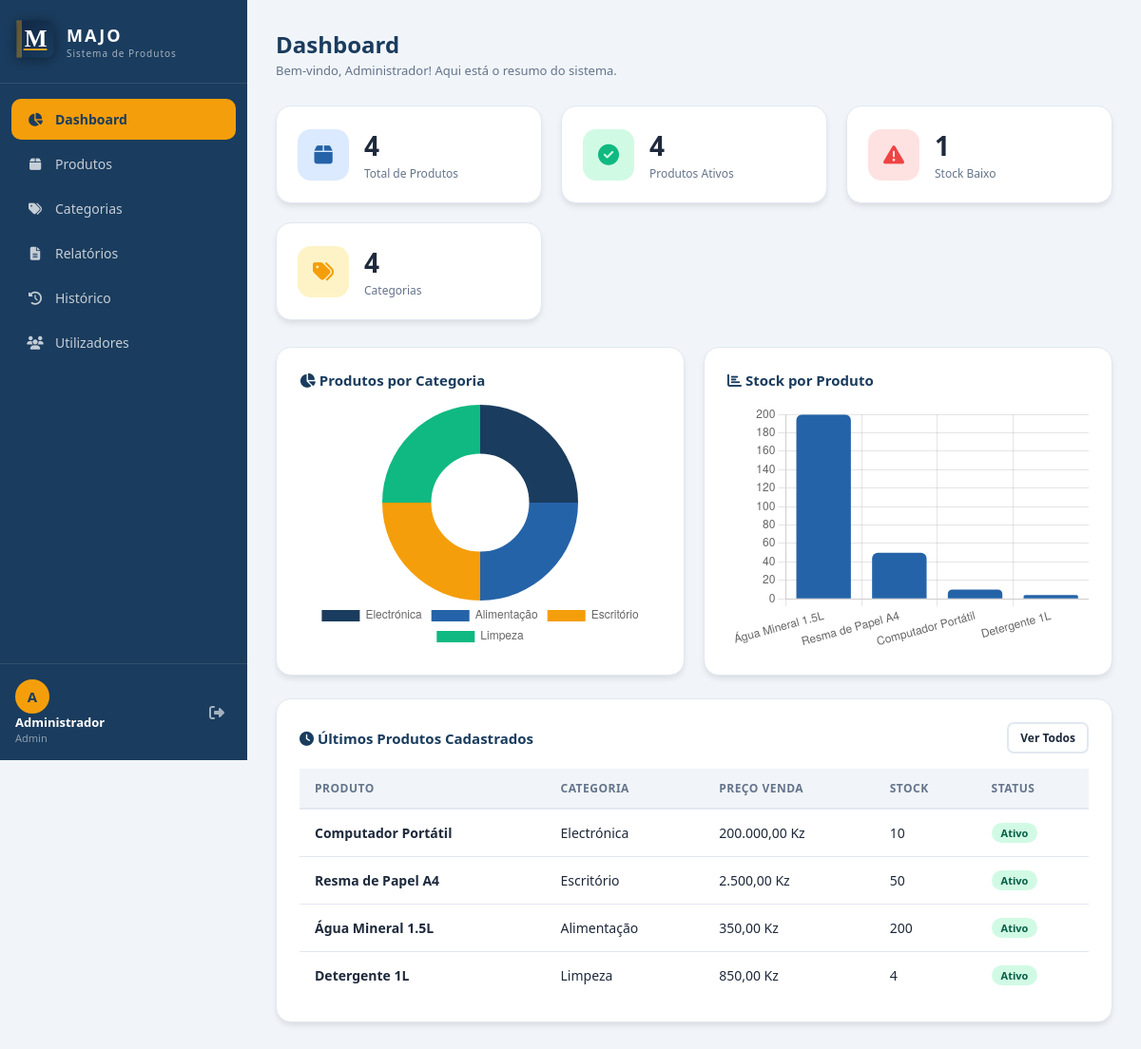
The app's page /pages/dashboard.php (signed in) with its own data.
### tables this page shows
CREATE TABLE IF NOT EXISTS produtos (
    id INT AUTO_INCREMENT PRIMARY KEY,
    codigo VARCHAR(50) NOT NULL UNIQUE,
    nome VARCHAR(150) NOT NULL,
    descricao TEXT,
    categoria_id INT,
    preco_compra DECIMAL(10,2) DEFAULT 0.00,
    preco_venda DECIMAL(10,2) DEFAULT 0.00,
    margem_lucro DECIMAL(5,2) DEFAULT 0.00,
    quantidade_stock INT DEFAULT 0,
    stock_minimo INT DEFAULT 5,
    unidade_medida VARCHAR(20) DEFAULT 'un',
    imagem VARCHAR(255),
    codigo_barras VARCHAR(100),
    status ENUM('ativo', 'inativo') DEFAULT 'ativo',
    criado_por INT,
    criado_em TIMESTAMP DEFAULT CURRENT_TIMESTAMP,
    atualizado_em TIMESTAMP DEFAULT CURRENT_TIMESTAMP ON UPDATE CURRENT_TIMESTAMP,
    FOREIGN KEY (categoria_id) REFERENCES categorias(id) ON DELETE SET NULL,
    FOREIGN KEY (criado_por) REFERENCES utilizadores(id) ON DELETE SET NULL
);

CREATE TABLE IF NOT EXISTS categorias (
    id INT AUTO_INCREMENT PRIMARY KEY,
    nome VARCHAR(100) NOT NULL,
    descricao TEXT,
    criado_em TIMESTAMP DEFAULT CURRENT_TIMESTAMP
);

### includes/sessao.php (called while the page is built, shortened)
<?php
function formatarPreco($valor) {
    return number_format((float)$valor, 2, ',', '.') . ' Kz';
}

### pages/dashboard.php (the view, shortened to what this page needs)
<?php
require_once '../includes/sessao.php';
require_once '../includes/conexao.php';
$total_produtos = $conn->query("SELECT COUNT(*) as total FROM produtos")->fetch_assoc()['total'];
$total_ativos = $conn->query("SELECT COUNT(*) as total FROM produtos WHERE status='ativo'")->fetch_assoc()['total'];
$stock_baixo = $conn->query("SELECT COUNT(*) as total FROM produtos WHERE quantidade_stock <= stock_minimo")->fetch_assoc()['total'];
$total_categorias = $conn->query("SELECT COUNT(*) as total FROM categorias")->fetch_assoc()['total'];
$ultimos = $conn->query("
    SELECT p.nome, p.preco_venda, p.quantidade_stock, p.status, c.nome as categoria, p.criado_em
    FROM produtos p
    LEFT JOIN categorias c ON p.categoria_id = c.id
    ORDER BY p.criado_em DESC LIMIT 5
");
$dados_grafico = $conn->query("
    SELECT c.nome, COUNT(p.id) as quantidade
    FROM categorias c
    LEFT JOIN produtos p ON p.categoria_id = c.id
    GROUP BY c.id, c.nome
");
$labels_grafico = []; $valores_grafico = [];
while ($row = $dados_grafico->fetch_assoc()) {
    $labels_grafico[] = $row['nome'];
    $valores_grafico[] = $row['quantidade'];
}
$dados_stock = $conn->query("SELECT nome, quantidade_stock FROM produtos ORDER BY quantidade_stock DESC LIMIT 6");
$labels_stock = []; $valores_stock = [];
while ($row = $dados_stock->fetch_assoc()) {
    $labels_stock[] = $row['nome'];
    $valores_stock[] = $row['quantidade_stock'];
}
require_once '../includes/header.php';
?>
<div class="page-header">
    <div>
        <div class="page-titulo">Dashboard</div>
        <div class="page-subtitulo">Bem-vindo, <?= htmlspecialchars($_SESSION['nome']) ?>! Aqui está o resumo do sistema.</div>
    </div>
</div>
<div class="cards-grid">
    <div class="card-stat">
        <div class="card-stat-icon icon-azul"><i class="fas fa-box"></i></div>
        <div>
            <div class="card-stat-valor"><?= $total_produtos ?></div>
            <div class="card-stat-label">Total de Produtos</div>
        </div>
    </div>
    <div class="card-stat">
        <div class="card-stat-icon icon-verde"><i class="fas fa-check-circle"></i></div>
        <div>
            <div class="card-stat-valor"><?= $total_ativos ?></div>
            <div class="card-stat-label">Produtos Ativos</div>
        </div>
    </div>
    <div class="card-stat">
        <div class="card-stat-icon icon-vermelho"><i class="fas fa-exclamation-triangle"></i></div>
        <div>
            <div class="card-stat-valor"><?= $stock_baixo ?></div>
            <div class="card-stat-label">Stock Baixo</div>
        </div>
    </div>
    <div class="card-stat">
        <div class="card-stat-icon icon-laranja"><i class="fas fa-tags"></i></div>
        <div>
            <div class="card-stat-valor"><?= $total_categorias ?></div>
            <div class="card-stat-label">Categorias</div>
        </div>
    </div>
</div>
<div class="graficos-grid">
    <div class="card">
        <h3 style="margin-bottom:16px; font-size:15px; color:var(--primaria)">
            <i class="fas fa-chart-pie"></i> Produtos por Categoria
        </h3>
        <div class="grafico-container">
            <canvas id="grafico-categorias"></canvas>
        </div>
    </div>
    <div class="card">
        <h3 style="margin-bottom:16px; font-size:15px; color:var(--primaria)">
            <i class="fas fa-chart-bar"></i> Stock por Produto
        </h3>
        <div class="grafico-container">
            <canvas id="grafico-stock"></canvas>
        </div>
    </div>
</div>
<div class="card" style="margin-top:24px">
    <div style="display:flex; justify-content:space-between; align-items:center; margin-bottom:16px;">
        <h3 style="font-size:15px; color:var(--primaria)"><i class="fas fa-clock"></i> Últimos Produtos Cadastrados</h3>
        <a href="produtos/listar.php" class="btn btn-outline btn-sm">Ver Todos</a>
    </div>
    <div class="tabela-container">
        <table>
            <thead>
                <tr>
                    <th>Produto</th><th>Categoria</th>
                    <th>Preço Venda</th><th>Stock</th><th>Status</th>
                </tr>
            </thead>
            <tbody>
                <?php while($p = $ultimos->fetch_assoc()): ?>
                <tr>
                    <td><strong><?= htmlspecialchars($p['nome']) ?></strong></td>
                    <td><?= htmlspecialchars($p['categoria'] ?? 'Sem categoria') ?></td>
                    <td><?= formatarPreco($p['preco_venda']) ?></td>
                    <td><?= $p['quantidade_stock'] ?></td>
                    <td><span class="badge badge-<?= $p['status'] ?>"><?= ucfirst($p['status']) ?></span></td>
                </tr>
                <?php endwhile; ?>
            </tbody>
        </table>
    </div>
</div>
<script>
// Gráfico de rosca - Categorias
new Chart(document.getElementById('grafico-categorias'), {
    type: 'doughnut',
    data: {
        labels: <?= json_encode($labels_grafico) ?>,
        datasets: [{
            data: <?= json_encode($valores_grafico) ?>,
            backgroundColor: ['#1a3c5e','#2563a8','#f59e0b','#10b981','#ef4444','#8b5cf6'],
            borderWidth: 0
        }]
    },
    options: { responsive: true, maintainAspectRatio: false, plugins: { legend: { position: 'bottom' } } }
});
// Gráfico de barras - Stock
new Chart(document.getElementById('grafico-stock'), {
    type: 'bar',
    data: {
        labels: <?= json_encode($labels_stock) ?>,
        datasets: [{
            label: 'Quantidade em Stock',
            data: <?= json_encode($valores_stock) ?>,
            backgroundColor: '#2563a8', borderRadius: 6
        }]
    },
    options: {
        responsive: true, maintainAspectRatio: false,
        plugins: { legend: { display: false } },
        scales: { y: { beginAtZero: true } }
    }
});
</script>
<?php require_once '../includes/footer.php'; ?>

### includes/header.php (shortened to what this page needs)
<?php
$pagina_atual = basename($_SERVER['PHP_SELF']);
?>
<!DOCTYPE html>
<html lang="pt">
<head>
    <link rel="stylesheet" href="/majo_system/assets/css/estilo.css">
    <link rel="stylesheet" href="https://cdnjs.cloudflare.com/ajax/libs/font-awesome/6.4.0/css/all.min.css">
</head>
<body>
<div class="sidebar" id="sidebar">
    <div class="sidebar-logo">
        <div class="logo-svg-sidebar">
            <svg xmlns="http://www.w3.org/2000/svg" viewBox="0 0 120 120" width="42" height="42">
                <text x="62" y="82" font-family="Georgia,serif" font-weight="900"
                      font-size="72" fill="white" text-anchor="middle">M</text>
            </svg>
        </div>
        <div class="logo-texto">
            <span class="logo-nome">MAJO</span>
            <span class="logo-sub">Sistema de Produtos</span>
        </div>
    </div>
    <nav class="sidebar-nav">
        <a href="/majo_system/pages/dashboard.php" class="nav-item <?= $pagina_atual == 'dashboard.php' ? 'ativo' : '' ?>">
            <i class="fas fa-chart-pie"></i> <span>Dashboard</span>
        </a>
        <a href="/majo_system/pages/produtos/listar.php" class="nav-item <?= in_array($pagina_atual, ['listar.php','criar.php','editar.php','ver.php']) ? 'ativo' : '' ?>">
            <i class="fas fa-box"></i> <span>Produtos</span>
        </a>
        <a href="/majo_system/pages/categorias/listar.php" class="nav-item <?= $pagina_atual == 'listar.php' && strpos($_SERVER['PHP_SELF'], 'categorias') ? 'ativo' : '' ?>">
            <i class="fas fa-tags"></i> <span>Categorias</span>
        </a>
        <?php if (in_array($_SESSION['perfil'] ?? '', ['admin','gerente'])): ?>
        <a href="/majo_system/pages/relatorios.php" class="nav-item <?= $pagina_atual == 'relatorios.php' ? 'ativo' : '' ?>">
            <i class="fas fa-file-alt"></i> <span>Relatórios</span>
        </a>
        <a href="/majo_system/pages/historico.php" class="nav-item <?= $pagina_atual == 'historico.php' ? 'ativo' : '' ?>">
            <i class="fas fa-history"></i> <span>Histórico</span>
        </a>
        <?php endif; ?>
        <?php if (($_SESSION['perfil'] ?? '') === 'admin'): ?>
        <a href="/majo_system/pages/utilizadores/listar.php" class="nav-item <?= $pagina_atual == 'utilizadores.php' ? 'ativo' : '' ?>">
            <i class="fas fa-users"></i> <span>Utilizadores</span>
        </a>
        <?php endif; ?>
    </nav>
    <div class="sidebar-footer">
        <div class="user-info">
            <div class="user-avatar"><?= strtoupper(substr($_SESSION['nome'] ?? 'U', 0, 1)) ?></div>
            <div>
                <div class="user-nome"><?= htmlspecialchars($_SESSION['nome'] ?? '') ?></div>
                <div class="user-perfil"><?= ucfirst($_SESSION['perfil'] ?? '') ?></div>
            </div>
        </div>
        <a href="/majo_system/logout.php" class="btn-logout" title="Sair">
            <i class="fas fa-sign-out-alt"></i>
        </a>
    </div>
</div>
<div class="main-content">

### includes/footer.php (shortened to what this page needs)
</div>
</body>
</html>

### records on screen
produtos: nome "Computador Portátil", categoria.nome "Electrónica", preco_venda "200.000,00 Kz", quantidade_stock "10", status "Ativo"
produtos: nome "Resma de Papel A4", categoria.nome "Escritório", preco_venda "2.500,00 Kz", quantidade_stock "50", status "Ativo"
produtos: nome "Água Mineral 1.5L", categoria.nome "Alimentação", preco_venda "350,00 Kz", quantidade_stock "200", status "Ativo"
produtos: nome "Detergente 1L", categoria.nome "Limpeza", preco_venda "850,00 Kz", quantidade_stock "4", status "Ativo"

### other values on screen
substr($_SESSION['nome'] ?? 'U', 0, 1) "A"
$_SESSION['nome'] "Administrador"
$_SESSION['perfil'] "Admin"
$total_produtos "4"
$total_ativos "4"
$stock_baixo "1"
$total_categorias "4"
chart data {{ json_encode($valores_grafico) }} ["1","1","1","1"]
chart data {{ json_encode($valores_stock) }} ["200","50","10","4"]
